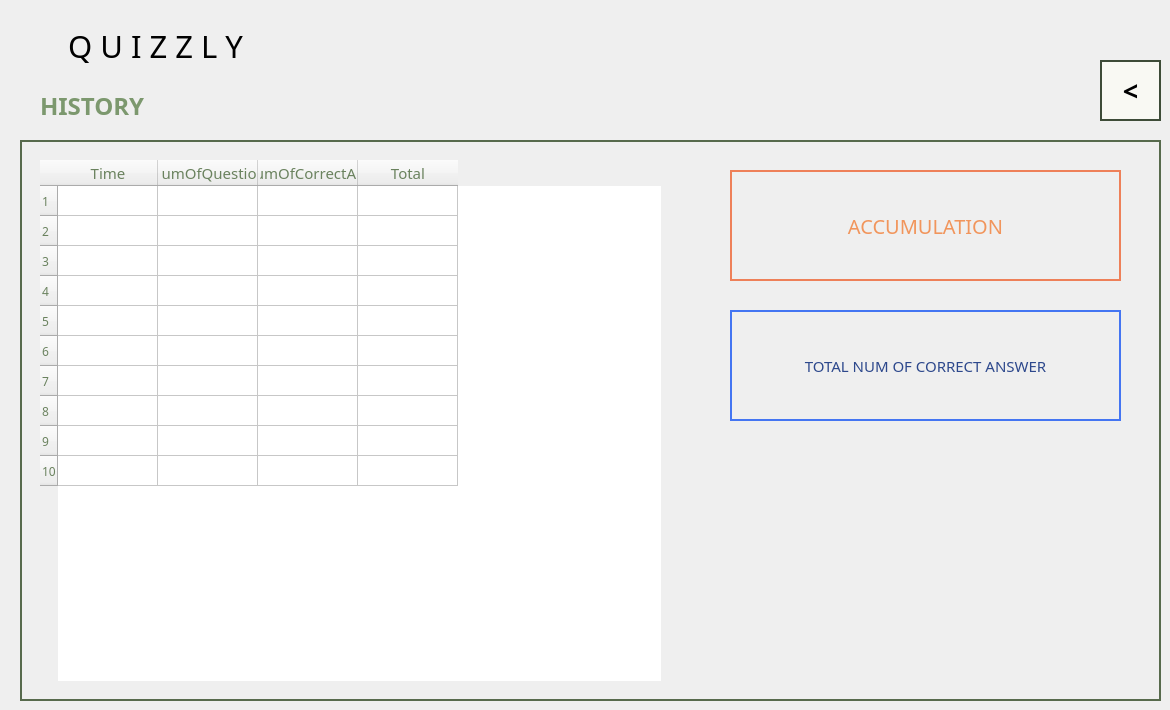
   <widget class="QWidget" name="History">
    <widget class="QLabel" name="quizzly_6">
     <property name="geometry">
      <rect>
       <x>20</x>
       <y>10</y>
       <width>271</width>
       <height>71</height>
      </rect>
     </property>
     <property name="font">
      <font>
       <family>Montserrat Black</family>
       <pointsize>23</pointsize>
       <kerning>true</kerning>
      </font>
     </property>
     <property name="styleSheet">
      <string notr="true">color: rgb(0, 0, 0);
</string>
     </property>
     <property name="text">
      <string>Q U I Z Z L Y</string>
     </property>
     <property name="scaledContents">
      <bool>false</bool>
     </property>
     <property name="alignment">
      <set>Qt::AlignCenter</set>
     </property>
     <property name="wordWrap">
      <bool>false</bool>
     </property>
     <property name="openExternalLinks">
      <bool>false</bool>
     </property>
    </widget>
    <widget class="QFrame" name="frame_2">
     <property name="geometry">
      <rect>
       <x>20</x>
       <y>140</y>
       <width>1141</width>
       <height>561</height>
      </rect>
     </property>
     <property name="styleSheet">
      <string notr="true">border : 2px solid rgb(87, 106, 77)</string>
     </property>
     <property name="frameShape">
      <enum>QFrame::StyledPanel</enum>
     </property>
     <property name="frameShadow">
      <enum>QFrame::Raised</enum>
     </property>
     <widget class="QTableWidget" name="tableWidget">
      <property name="geometry">
       <rect>
        <x>20</x>
        <y>20</y>
        <width>621</width>
        <height>521</height>
       </rect>
      </property>
      <property name="styleSheet">
       <string notr="true">color: rgb(106, 130, 94);
border : 0 px</string>
      </property>
      <row>
       <property name="text">
        <string>1</string>
       </property>
       <property name="font">
        <font>
         <family>Montserrat Alternates Medium</family>
        </font>
       </property>
      </row>
      <row>
       <property name="text">
        <string>2</string>
       </property>
       <property name="font">
        <font>
         <family>Montserrat Alternates Medium</family>
        </font>
       </property>
      </row>
      <row>
       <property name="text">
        <string>3</string>
       </property>
       <property name="font">
        <font>
         <family>Montserrat Alternates Medium</family>
        </font>
       </property>
      </row>
      <row>
       <property name="text">
        <string>4</string>
       </property>
       <property name="font">
        <font>
         <family>Montserrat Alternates Medium</family>
        </font>
       </property>
      </row>
      <row>
       <property name="text">
        <string>5</string>
       </property>
       <property name="font">
        <font>
         <family>Montserrat Alternates Medium</family>
        </font>
       </property>
      </row>
      <row>
       <property name="text">
        <string>6</string>
       </property>
       <property name="font">
        <font>
         <family>Montserrat Alternates Medium</family>
        </font>
       </property>
      </row>
      <row>
       <property name="text">
        <string>7</string>
       </property>
       <property name="font">
        <font>
         <family>Montserrat Alternates Medium</family>
        </font>
       </property>
      </row>
      <row>
       <property name="text">
        <string>8</string>
       </property>
       <property name="font">
        <font>
         <family>Montserrat Alternates Medium</family>
        </font>
       </property>
      </row>
      <row>
       <property name="text">
        <string>9</string>
       </property>
       <property name="font">
        <font>
         <family>Montserrat Alternates Medium</family>
        </font>
       </property>
      </row>
      <row>
       <property name="text">
        <string>10</string>
       </property>
       <property name="font">
        <font>
         <family>Montserrat Alternates Medium</family>
        </font>
       </property>
      </row>
      <column>
       <property name="text">
        <string>Time</string>
       </property>
       <property name="font">
        <font>
         <family>Montserrat Alternates Medium</family>
         <pointsize>11</pointsize>
        </font>
       </property>
      </column>
      <column>
       <property name="text">
        <string>NumOfQuestion</string>
       </property>
       <property name="font">
        <font>
         <family>Montserrat Alternates Medium</family>
         <pointsize>11</pointsize>
        </font>
       </property>
      </column>
      <column>
       <property name="text">
        <string>NumOfCorrectAns</string>
       </property>
       <property name="font">
        <font>
         <family>Montserrat Alternates Medium</family>
         <pointsize>11</pointsize>
        </font>
       </property>
      </column>
      <column>
       <property name="text">
        <string>Total</string>
       </property>
       <property name="font">
        <font>
         <family>Montserrat Alternates Medium</family>
         <pointsize>11</pointsize>
        </font>
       </property>
      </column>
     </widget>
     <widget class="QLabel" name="accumulation">
      <property name="geometry">
       <rect>
        <x>710</x>
        <y>30</y>
        <width>391</width>
        <height>111</height>
       </rect>
      </property>
      <property name="font">
       <font>
        <family>Montserrat Alternates Medium</family>
        <pointsize>15</pointsize>
       </font>
      </property>
      <property name="styleSheet">
       <string notr="true">border-color: rgb(238, 128, 89);
color: rgb(241, 149, 92);</string>
      </property>
      <property name="text">
       <string>ACCUMULATION</string>
      </property>
      <property name="alignment">
       <set>Qt::AlignCenter</set>
      </property>
     </widget>
     <widget class="QLabel" name="totalnumofcorrectAns">
      <property name="geometry">
       <rect>
        <x>710</x>
        <y>170</y>
        <width>391</width>
        <height>111</height>
       </rect>
      </property>
      <property name="font">
       <font>
        <family>Montserrat Alternates Medium</family>
        <pointsize>11</pointsize>
       </font>
      </property>
      <property name="styleSheet">
       <string notr="true">border-color: rgb(68, 117, 242);
color: rgb(45, 72, 140);</string>
      </property>
      <property name="text">
       <string>TOTAL NUM OF CORRECT ANSWER</string>
      </property>
      <property name="alignment">
       <set>Qt::AlignCenter</set>
      </property>
     </widget>
    </widget>
    <widget class="QLabel" name="PRACTICE_2">
     <property name="geometry">
      <rect>
       <x>40</x>
       <y>80</y>
       <width>261</width>
       <height>51</height>
      </rect>
     </property>
     <property name="font">
      <font>
       <family>Montserrat Alternates Medium</family>
       <pointsize>18</pointsize>
       <italic>false</italic>
       <bold>true</bold>
       <strikeout>false</strikeout>
       <kerning>true</kerning>
      </font>
     </property>
     <property name="styleSheet">
      <string notr="true">color: rgb(124, 152, 110)
</string>
     </property>
     <property name="text">
      <string>HISTORY</string>
     </property>
     <property name="scaledContents">
      <bool>false</bool>
     </property>
     <property name="alignment">
      <set>Qt::AlignLeading|Qt::AlignLeft|Qt::AlignVCenter</set>
     </property>
     <property name="wordWrap">
      <bool>false</bool>
     </property>
     <property name="openExternalLinks">
      <bool>false</bool>
     </property>
    </widget>
    <widget class="QPushButton" name="BACK_4">
     <property name="geometry">
      <rect>
       <x>1100</x>
       <y>60</y>
       <width>61</width>
       <height>61</height>
      </rect>
     </property>
     <property name="font">
      <font>
       <family>Montserrat Alternates Medium</family>
       <pointsize>20</pointsize>
       <bold>true</bold>
      </font>
     </property>
     <property name="styleSheet">
      <string notr="true">border:  2px solid rgb(62, 76, 56);
color: rgb(0, 0, 0);
background-color: rgb(249, 249, 243);</string>
     </property>
     <property name="text">
      <string>&lt;</string>
     </property>
    </widget>
   </widget>
